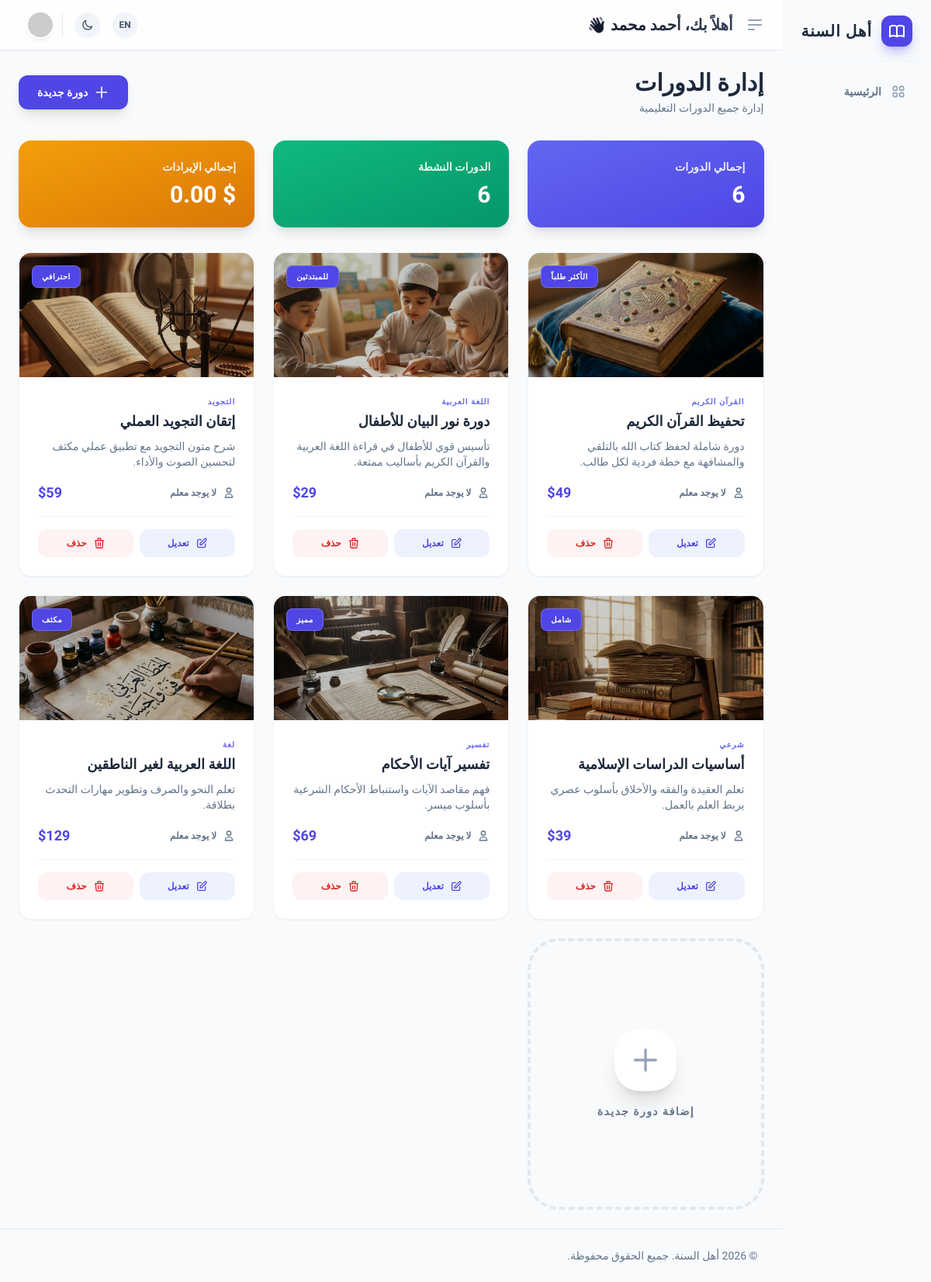
/dashboard/admin/courses.php (signed in), run on the app's committed database.
### tables this page shows
CREATE TABLE courses (
            id INTEGER PRIMARY KEY AUTOINCREMENT,
            title TEXT NOT NULL,
            description TEXT,
            teacher_id INTEGER,
            price DECIMAL(10,2) DEFAULT 0,
            status TEXT DEFAULT 'active',
            created_at DATETIME DEFAULT CURRENT_TIMESTAMP, image TEXT, category TEXT, badge TEXT, features TEXT, duration TEXT,
            FOREIGN KEY (teacher_id) REFERENCES users(id)
        );

### dashboard/admin/courses.php (the view, shortened to what this page needs)
<?php
require '../includes/header.php';
require '../db.php';
$pdo->exec("UPDATE courses SET image = 'assets/images/quran_course_img_1770121397437.png' WHERE image IS NULL OR image = '' OR image NOT LIKE 'assets/images/%'");
$courses = $pdo->query("
    SELECT c.*, u.name as teacher_name
    FROM courses c
    LEFT JOIN users u ON c.teacher_id = u.id
    ORDER BY c.created_at DESC
")->fetchAll();
$courses_json = json_encode(array_map(function ($c) {
    $c['features_text'] = implode("\n", json_decode($c['features'] ?? '[]', true) ?: []);
    return $c;
}, $courses));
?>
<div x-data="{
    modalOpen: false,
    isEdit: false,
    courseData: { id: '', title: '', description: '', teacher_id: '', price: '$49', image: '', category: '', badge: '', duration: '', features_text: '' },
    allCourses: <?php echo htmlspecialchars($courses_json, ENT_QUOTES, 'UTF-8'); ?>,
    openCreate() {
        this.isEdit = false;
        this.courseData = { id: '', title: '', description: '', teacher_id: '', price: '$49', image: '', category: '', badge: '', duration: '', features_text: '' };
        this.modalOpen = true;
    },
    openEdit(id) {
        this.isEdit = true;
        const course = this.allCourses.find(c => c.id == id);
        if (course) {
            this.courseData = { ...course };
            this.modalOpen = true;
        }
    }
}">
    <div class="flex items-center justify-between mb-8">
        <div>
            <h2 class="text-3xl font-black text-slate-800 dark:text-white">
                <?php echo t('إدارة الدورات', 'Courses Management'); ?>
            </h2>
            <p class="text-slate-500 text-sm mt-1">
                <?php echo t('إدارة جميع الدورات التعليمية', 'Manage all educational courses'); ?>
            </p>
        </div>
        <button @click="openCreate()"
            class="bg-indigo-600 text-white px-6 py-3 rounded-xl font-bold text-sm hover:bg-indigo-700 transition-all shadow-lg hover:shadow-xl hover:-translate-y-0.5 flex items-center gap-2">
            <svg class="w-5 h-5" fill="none" stroke="currentColor" viewBox="0 0 24 24">
                <path stroke-linecap="round" stroke-linejoin="round" stroke-width="2" d="M12 4v16m8-8H4"></path>
            </svg>
            <?php echo t('دورة جديدة', 'New Course'); ?>
        </button>
    </div>
    <div class="grid grid-cols-1 md:grid-cols-3 gap-6 mb-8">
        <div class="bg-gradient-to-br from-indigo-500 to-indigo-600 p-6 rounded-2xl text-white shadow-lg">
            <div class="text-sm font-bold opacity-90 mb-2">
                <?php echo t('إجمالي الدورات', 'Total Courses'); ?>
            </div>
            <div class="text-3xl font-black">
                <?php echo count($courses); ?>
            </div>
        </div>
        <div class="bg-gradient-to-br from-emerald-500 to-emerald-600 p-6 rounded-2xl text-white shadow-lg">
            <div class="text-sm font-bold opacity-90 mb-2">
                <?php echo t('الدورات النشطة', 'Active Courses'); ?>
            </div>
            <div class="text-3xl font-black">
                <?php echo count(array_filter($courses, fn($c) => $c['status'] === 'active')); ?>
            </div>
        </div>
        <div class="bg-gradient-to-br from-amber-500 to-amber-600 p-6 rounded-2xl text-white shadow-lg">
            <div class="text-sm font-bold opacity-90 mb-2">
                <?php echo t('إجمالي الإيرادات', 'Total Revenue'); ?>
            </div>
            <div class="text-3xl font-black">$
                <?php echo number_format(array_sum(array_column($courses, 'price')), 2); ?>
            </div>
        </div>
    </div>
    <div class="grid grid-cols-1 md:grid-cols-2 lg:grid-cols-3 gap-6">
        <?php foreach ($courses as $course): ?>
            <div
                class="bg-white dark:bg-slate-800 rounded-2xl shadow-sm border border-slate-100 dark:border-slate-700/50 overflow-hidden hover:shadow-lg transition-all hover:-translate-y-1 group">
                <div class="h-40 relative overflow-hidden">
                    <img src="<?php echo $course['image'] ?: 'assets/images/quran_course_img_1770121397437.png'; ?>"
                        class="w-full h-full object-cover group-hover:scale-110 transition-transform duration-700">
                    <div class="absolute inset-0 bg-black/20"></div>
                    <?php if (!empty($course['badge'])): ?>
                        <div
                            class="absolute top-4 left-4 bg-indigo-600 text-white text-[10px] font-black px-3 py-1.5 rounded-lg uppercase tracking-wider shadow-lg border border-white/20">
                            <?php echo $course['badge']; ?>
                        </div>
                    <?php endif; ?>
                </div>
                <div class="p-6">
                    <div class="text-[10px] font-black text-indigo-500 uppercase tracking-widest mb-1">
                        <?php echo $course['category'] ?: t('عام', 'General'); ?>
                    </div>
                    <h3 class="text-lg font-bold text-slate-800 dark:text-white mb-2 line-clamp-1">
                        <?php echo htmlspecialchars($course['title']); ?>
                    </h3>
                    <p class="text-sm text-slate-500 mb-4 line-clamp-2 min-h-[40px]">
                        <?php echo htmlspecialchars($course['description']); ?>
                    </p>
                    <div class="flex items-center justify-between mb-4">
                        <div class="flex items-center gap-2 text-xs text-slate-500">
                            <svg class="w-4 h-4" fill="none" stroke="currentColor" viewBox="0 0 24 24">
                                <path stroke-linecap="round" stroke-linejoin="round" stroke-width="2"
                                    d="M16 7a4 4 0 11-8 0 4 4 0 018 0zM12 14a7 7 0 00-7 7h14a7 7 0 00-7-7z"></path>
                            </svg>
                            <span class="font-bold">
                                <?php echo $course['teacher_name'] ?: t('لا يوجد معلم', 'No teacher'); ?>
                            </span>
                        </div>
                        <span class="text-lg font-black text-indigo-600 dark:text-indigo-400">
                            <?php echo $course['price']; ?>
                        </span>
                    </div>
                    <div class="flex items-center gap-2 pt-4 border-t border-slate-100 dark:border-slate-700">
                        <button @click="openEdit(<?php echo $course['id']; ?>)"
                            class="flex-1 py-2.5 bg-indigo-50 dark:bg-indigo-900/30 text-indigo-600 dark:text-indigo-400 rounded-xl text-xs font-bold hover:bg-indigo-100 dark:hover:bg-indigo-900/50 transition-colors flex items-center justify-center gap-2">
                            <svg class="w-4 h-4" fill="none" stroke="currentColor" viewBox="0 0 24 24">
                                <path stroke-linecap="round" stroke-linejoin="round" stroke-width="2"
                                    d="M11 5H6a2 2 0 00-2 2v11a2 2 0 002 2h11a2 2 0 002-2v-5m-1.414-9.414a2 2 0 112.828 2.828L11.828 15H9v-2.828l8.586-8.586z">
                                </path>
                            </svg>
                            <?php echo t('تعديل', 'Edit'); ?>
                        </button>
                        <a href="?delete=<?php echo $course['id']; ?>&lang=<?php echo $lang; ?>"
                            onclick="return confirm('<?php echo t('هل أنت متأكد من حذف هذه الدورة؟', 'Are you sure you want to delete this course?'); ?>')"
                            class="flex-1 py-2.5 bg-red-50 dark:bg-red-900/30 text-red-600 dark:text-red-400 rounded-xl text-xs font-bold hover:bg-red-100 dark:hover:bg-red-900/50 transition-colors text-center flex items-center justify-center gap-2">
                            <svg class="w-4 h-4" fill="none" stroke="currentColor" viewBox="0 0 24 24">
                                <path stroke-linecap="round" stroke-linejoin="round" stroke-width="2"
                                    d="M19 7l-.867 12.142A2 2 0 0116.138 21H7.862a2 2 0 01-1.995-1.858L5 7m5 4v6m4-6v6m1-10V4a1 1 0 00-1-1h-4a1 1 0 00-1 1v3M4 7h16">
                                </path>
                            </svg>
                            <?php echo t('حذف', 'Delete'); ?>
                        </a>
                    </div>
                </div>
            </div>
        <?php endforeach; ?>
        <button @click="openCreate()"
            class="bg-slate-50 dark:bg-slate-800/50 rounded-[2.5rem] border-4 border-dashed border-slate-200 dark:border-slate-800 hover:border-indigo-400 dark:hover:border-indigo-500 transition-all h-full min-h-[350px] flex flex-col items-center justify-center gap-4 group">
            <div
                class="w-20 h-20 rounded-[2rem] bg-white dark:bg-slate-700 shadow-xl flex items-center justify-center text-slate-400 group-hover:text-indigo-500 group-hover:scale-110 transition-all duration-500">
                <svg class="w-10 h-10" fill="none" stroke="currentColor" viewBox="0 0 24 24">
                    <path stroke-linecap="round" stroke-linejoin="round" stroke-width="2" d="M12 4v16m8-8H4"></path>
                </svg>
            </div>
            <span
                class="font-black text-slate-500 group-hover:text-indigo-600 transition-colors uppercase tracking-widest text-sm">
                <?php echo t('إضافة دورة جديدة', 'Add New Course'); ?>
            </span>
        </button>
    </div>
</div>
<?php require '../includes/footer.php'; ?>

### data on the page
courses: image (picture), badge "الأكثر طلباً", category "القرآن الكريم", title "تحفيظ القرآن الكريم", description "دورة شاملة لحفظ كتاب الله بالتلقي والمشافهة مع خطة فردية لكل طالب.", teacher_name "لا يوجد معلم", price "$49"
courses: image (picture), badge "للمبتدئين", category "اللغة العربية", title "دورة نور البيان للأطفال", description "تأسيس قوي للأطفال في قراءة اللغة العربية والقرآن الكريم بأساليب ممتعة.", teacher_name "لا يوجد معلم", price "$29"
courses: image (picture), badge "احترافي", category "التجويد", title "إتقان التجويد العملي", description "شرح متون التجويد مع تطبيق عملي مكثف لتحسين الصوت والأداء.", teacher_name "لا يوجد معلم", price "$59"
courses: image (picture), badge "شامل", category "شرعي", title "أساسيات الدراسات الإسلامية", description "تعلم العقيدة والفقه والأخلاق بأسلوب عصري يربط العلم بالعمل.", teacher_name "لا يوجد معلم", price "$39"
courses: image (picture), badge "مميز", category "تفسير", title "تفسير آيات الأحكام", description "فهم مقاصد الآيات واستنباط الأحكام الشرعية بأسلوب ميسر.", teacher_name "لا يوجد معلم", price "$69"
courses: image (picture), badge "مكثف", category "لغة", title "اللغة العربية لغير الناطقين", description "تعلم النحو والصرف وتطوير مهارات التحدث بطلاقة.", teacher_name "لا يوجد معلم", price "$129"

### other printed values
t('أهل السنة', 'ELSONA') "أهل السنة"
$item['label'] "الرئيسية"
t('إدارة الدورات', 'Courses Management') "إدارة الدورات"
t('إدارة جميع الدورات التعليمية', 'Manage all educational courses') "إدارة جميع الدورات التعليمية"
t('دورة جديدة', 'New Course') "دورة جديدة"
t('إجمالي الدورات', 'Total Courses') "إجمالي الدورات"
count($courses) "6"
t('الدورات النشطة', 'Active Courses') "الدورات النشطة"
count(array_filter($courses, fn($c) => $c['status'] === 'active')) "6"
t('إجمالي الإيرادات', 'Total Revenue') "إجمالي الإيرادات"
array_sum(array_column($courses, 'price')) "0.00"
t('إضافة دورة جديدة', 'Add New Course') "إضافة دورة جديدة"
t('جميع الحقوق محفوظة.', 'All rights reserved.') "جميع الحقوق محفوظة."
